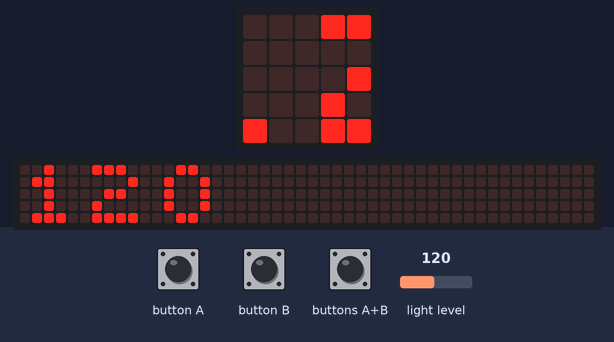
This program was run on a simulated BBC micro:bit (MakeCode). Parts: the board's 5×5 LED display, a strip that is not on the board, showing the scrolling text unrolled. Inputs (shaded band) come from the test bench; at power-on: light level 120. The 48×5 strip is a reading aid, not a part: it shows the text the display is scrolling, unrolled, one strip-width of it at a time.

Above: at 1.27 s.
1.3 s: light level set to 5
At 3.82 s:
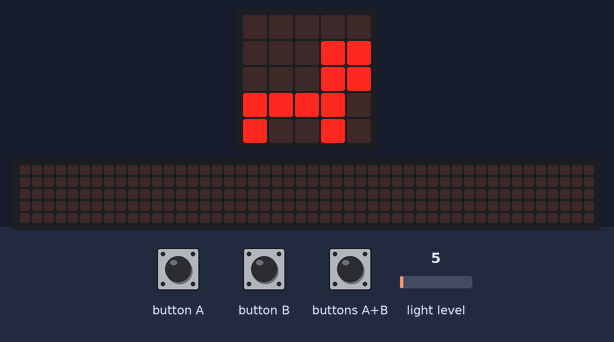
At 4.63 s:
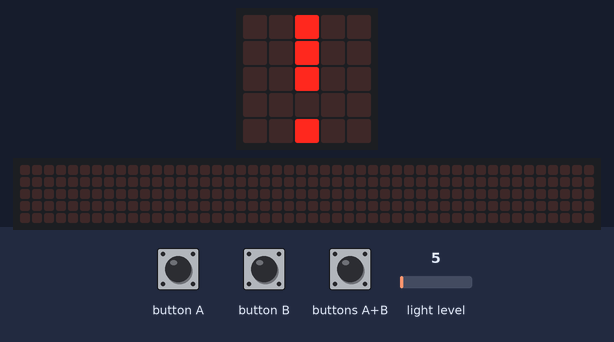
5.9 s: light level set to 128
At 6.13 s:
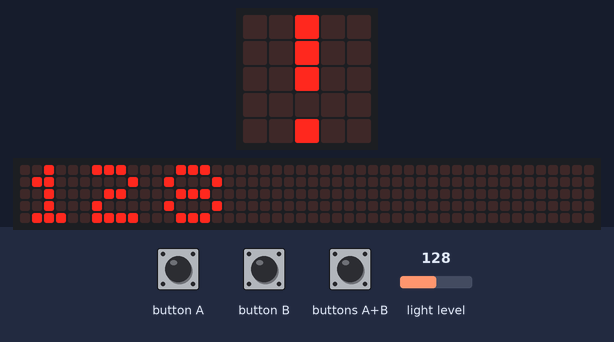
7.5 s: button A pressed for 0.15 s
8.2 s: button B pressed for 0.15 s
8.9 s: button B pressed for 0.15 s
9.6 s: buttons A+B pressed for 0.15 s
Timing chart, 0 to 11.3 s (numbered marks = the images above; inputs shaded):
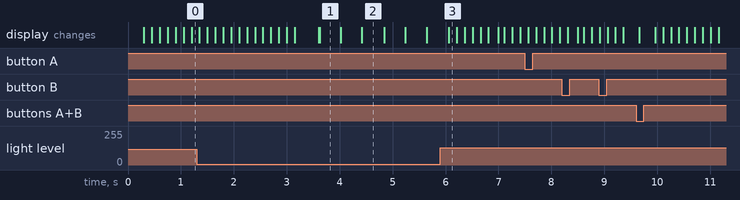

Measured:
- after the input at 1.3 s, the display: first differs from a run without the input after 2.3 s (image 1)
- after the input at 5.9 s, the display: changes after 0.16 s (image 3)
- what the display in image 1 shows lasts 0.4 s, from 3.6 s to 4.0 s

The program:

main.ts
```typescript
input.onButtonPressed(Button.A, function () {
    수 = 수 + 5
    basic.showString("" + (수))
})
input.onButtonPressed(Button.AB, function () {
    수 = 100
})
input.onButtonPressed(Button.B, function () {
    수 = 수 - 5
    basic.showString("" + (수))
})
let 수 = 0
수 = 100
basic.forever(function () {
    if (input.lightLevel() < 수) {
        basic.showLeds(`
            . . . . .
            . . . # #
            . . . # #
            # # # # .
            # . . # .
            `)
        basic.showLeds(`
            # . . . #
            . # . # .
            . . # . .
            . # . # .
            # . . . #
            `)
        basic.showLeds(`
            . . # . .
            . . # . .
            . . # . .
            . . . . .
            . . # . .
            `)
    } else {
        basic.showString("" + (input.lightLevel()))
    }
})
```

test.ts
```typescript
// 테스트는 여기로 이동합니다; 이 패키지가 확장으로 사용될 때 컴파일되지 않을 것 입니다.
```
